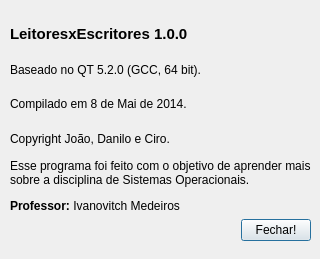
<?xml version="1.0" encoding="UTF-8"?>
<ui version="4.0">
 <class>Sobre</class>
 <widget class="QDialog" name="Sobre">
  <property name="geometry">
   <rect>
    <x>0</x>
    <y>0</y>
    <width>320</width>
    <height>259</height>
   </rect>
  </property>
  <property name="windowTitle">
   <string>Sobre</string>
  </property>
  <property name="sizeGripEnabled">
   <bool>false</bool>
  </property>
  <property name="modal">
   <bool>true</bool>
  </property>
  <widget class="QWidget" name="layoutWidget">
   <property name="geometry">
    <rect>
     <x>10</x>
     <y>20</y>
     <width>301</width>
     <height>221</height>
    </rect>
   </property>
   <layout class="QVBoxLayout" name="verticalLayout">
    <item>
     <widget class="QLabel" name="label">
      <property name="text">
       <string>&lt;html&gt;&lt;head/&gt;&lt;body&gt;&lt;p&gt;&lt;span style=&quot; font-size:11pt; font-weight:600;&quot;&gt;LeitoresxEscritores 1.0.0&lt;/span&gt;&lt;/p&gt;&lt;/body&gt;&lt;/html&gt;</string>
      </property>
     </widget>
    </item>
    <item>
     <widget class="QLabel" name="label_2">
      <property name="text">
       <string>Baseado no QT 5.2.0 (GCC, 64 bit).</string>
      </property>
     </widget>
    </item>
    <item>
     <widget class="QLabel" name="label_3">
      <property name="text">
       <string>Compilado em 8 de Mai de 2014.</string>
      </property>
     </widget>
    </item>
    <item>
     <widget class="QLabel" name="label_4">
      <property name="text">
       <string>Copyright João, Danilo e Ciro.</string>
      </property>
     </widget>
    </item>
    <item>
     <widget class="QLabel" name="label_5">
      <property name="font">
       <font>
        <strikeout>false</strikeout>
       </font>
      </property>
      <property name="text">
       <string>&lt;html&gt;&lt;head/&gt;&lt;body&gt;&lt;p&gt;Esse programa foi feito com o objetivo de aprender mais sobre a disciplina de Sistemas Operacionais. &lt;/p&gt;&lt;p&gt;&lt;span style=&quot; font-weight:600;&quot;&gt;Professor:&lt;/span&gt; Ivanovitch Medeiros&lt;/p&gt;&lt;/body&gt;&lt;/html&gt;</string>
      </property>
      <property name="wordWrap">
       <bool>true</bool>
      </property>
     </widget>
    </item>
    <item alignment="Qt::AlignRight">
     <widget class="QPushButton" name="pushButton">
      <property name="minimumSize">
       <size>
        <width>0</width>
        <height>0</height>
       </size>
      </property>
      <property name="maximumSize">
       <size>
        <width>70</width>
        <height>16777215</height>
       </size>
      </property>
      <property name="text">
       <string>Fechar!</string>
      </property>
     </widget>
    </item>
   </layout>
  </widget>
 </widget>
 <resources/>
 <connections>
  <connection>
   <sender>pushButton</sender>
   <signal>clicked()</signal>
   <receiver>Sobre</receiver>
   <slot>close()</slot>
   <hints>
    <hint type="sourcelabel">
     <x>274</x>
     <y>228</y>
    </hint>
    <hint type="destinationlabel">
     <x>159</x>
     <y>129</y>
    </hint>
   </hints>
  </connection>
 </connections>
</ui>
